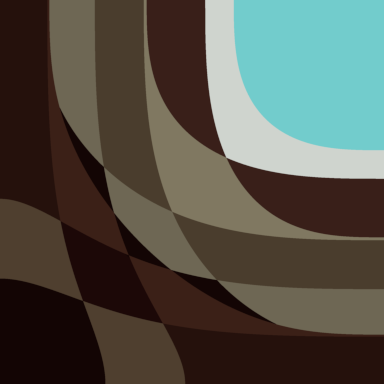
%> input picture hw6/code/image/source/Wall_776.png, 384 x 384 px, given in place of building.jpeg, which was not available
$ octave test_pmpde.m   (GNU Octave 9; MATLAB toolbox functions it lacks are replaced by stand-ins)
%> lines starting %> are read from the running program, lines starting %| are printed output that depends on the picture; pictures that were not available may be replaced by others from this repository, and a replacement may not be noted
### hw2/code/main.m
function u = main(image_path, lambda_weight, kernel_size, gaussian_sigma, result_image_path, options)
%> called with image_path = 'image/source/building.jpeg', lambda_weight = 1, kernel_size = 15, gaussian_sigma = 1.5, result_image_path = 'image/blurred/pm-building.png'
    % Options are:

    if nargin < 1
        image_path = 'image/source/comic.jpeg';
    end
    if nargin < 2
        lambda_weight = 1;
    end
    if nargin < 3
        kernel_size = 15;
    end
    if nargin < 4
        gaussian_sigma = 1.5;
    end
    if nargin < 5
        result_image_path = 'image/result/comic.jpeg';
    end
    if nargin < 6
        options = struct();
    end

    addpath lib
    addpath solvers

    kernel = fspecial('gaussian', [1, 1] * kernel_size, gaussian_sigma);
    f_truth = double(imread(image_path));

    noise_sigma = max(max(max(f_truth))) * default(options, 'noise_level', 0.01);
%> noise_sigma = 2.12
    boundaryCondition = default(options, 'boundary_cond', 'replicate');
    blurFunc = @(x) imfilter(x, kernel, boundaryCondition);

    if default(options, 'blur', false)
        f = blurFunc(f_truth) + noise_sigma*randn(size(f_truth));
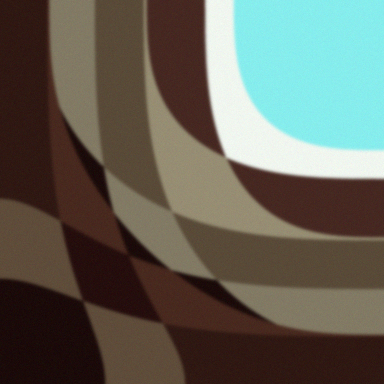
%> f: size 384x384x3 double; mean R, G, B 82.4, 81.8, 72.5; mean of the top-left, top-right, bottom-left and bottom-right quarters 56.5, 161.6, 41, 56.5; drawn with min black and max white
        if default(options, 'blur_only', false)
            imwrite(uint8(f), result_image_path);
            return
        end
        if default(options, 'show', false)
            % figure; imshow(uint8([f_truth f])), title('Before recovered\newlineTruth - Blurred');
        end
    else
        f = f_truth;
        if isfield(options, 'truth_path')
            f_truth = double(imread(options.truth_path));
        end
        if default(options, 'show', false)
            % figure; imshow(uint8(f)), title('Blurred');
        end
    end

    solver_handle = str2func(default(options, 'solver', 'defsolver'));

    tic
    channelN = size(f, 3);
    shape = size(f);
    shape(3) = min([channelN, default(options, 'channels', channelN)]);
    f_truth = f_truth(:, :, 1:shape(3));
    f = f(:, :, 1:shape(3));
    u = zeros(shape, 'uint8');

    clipCount = default(options, 'solver_clip_count', 5);
    options.solver_clip_count = clipCount;
    cshape = shape; cshape(2) = cshape(2) * clipCount;
    clips = zeros(cshape, 'uint8');

    for i = 1:shape(3)
        options.solver_psnrFunc = @(x) psnr(x, f_truth(:, :, i));
        fprintf('Processing the %d channel...\n', i);
        [out1, out2] = solver_handle(f(:, :, i), blurFunc, lambda_weight, options);
        u(:, :, i) = uint8(out1);
        clips(:, :, i) = uint8(out2);
    end
    toc

    if default(options, 'show', false)
        figure; imshow([f_truth f u]), title('Truth - Blurred - Recovered');
        if isfield(options, 'three_compare')
            imwrite([f_truth f u], options.three_compare);
        end
        figure; imshow(clips), title('Intermediate results');
        if isfield(options, 'clip_save')
            imwrite(clips, options.clip_save);
        end
    end
    imwrite(u, result_image_path);

    % save(sprintf('%s.1.mat', image_path), 'u', 'f')
end

### hw1/code/lib/default.m
function value = default(s, key, def_value)
    if isfield(s, key)
        value = getfield(s, key);
    else
        value = def_value;
    end
end

### hw2/code/solvers/pmpde.m
function [f, clips] = pmpde(f, ~, ~, options)
    maxT = default(options, 'pde_maxTime', 10);
    dt = default(options, 'pde_dt', 0.5);
    boundCond = default(options, 'pde_boundary_condition', 'replicate');
    K = default(options, 'pde_K', 1);
    psnrFunc = default(options, 'solver_psnrFunc', @(x) nan);
    gradientLB = default(options, 'pde_gradient_lb', 1);
    clipCount = default(options, 'solver_clip_count', 5);
    lambda = default(options, 'pde_lambda', 0);

    itr = 1;
    time = dt;

    shape = size(f); clips = zeros([shape(1) shape(2)*clipCount]);
    clipdt = maxT / clipCount - 1e-6; clipIndex = 0;
    while time <= maxT + 1e-6
        [fx, fy, fxx, fxy, fyy] = derivative(f, boundCond);
        gradient_fsq = fx.^2 + fy.^2;
        gradient_fsq = max(gradient_fsq, gradientLB);
        fnn = (fx.^2 .* fxx + 2 .* fx.*fy.*fxy + fy.^2 .* fyy) ./ gradient_fsq;
        ftt = fxx + fyy - fnn;
        laplacian_f = fxx + fyy;
        rhs = cFunc(gradient_fsq, K) .* ftt + bFunc(gradient_fsq, K) .* fnn + lambda * laplacian_f;
        f = f + dt * rhs;

        if time >= (clipIndex+1)*clipdt
            clips(:, clipIndex*shape(2)+1:(clipIndex+1)*shape(2)) = f;
            clipIndex = clipIndex + 1;
        end

        fprintf('Itr % 3d, PSNR %.2f.\n', itr, psnrFunc(f));
        itr = itr + 1;
        time = time + dt;
    end
end

function c = cFunc(s, K)
    c = 1 ./ (1+s/K);
end

% [4 lines left out: function bFunc, not called in this run]

### hw2/code/test_pmpde.m
addpath lib
options = struct();

%% Buidling - General Test
% [6 lines of commented-out code are left out]

%% Comic - General Test
% [6 lines of commented-out code are left out]

%% Butterfly - General Test
% [6 lines of commented-out code are left out]

%% Bird - General Test
% [6 lines of commented-out code are left out]

%% Building - Long T Test
options.noise_level = 0.01;
options.pde_maxTime = 40;
options.pde_dt = 0.4;
options.pde_K = 10;
options.clip_save = true;
innerTest('building', 'jpeg', options)

%% Building - Long T Test
% [6 lines of commented-out code are left out]

%%
function innerTest(p1name, p2name, options_ori)
    %% Generate a noised picture
    options = struct();
    options.blur = true;
    options.blur_only = true;
    options.noise_level = default(options_ori, 'noise_level', 0.05);

    image_path = sprintf('image/source/%s.%s', p1name, p2name);
    lambda_weight = 1;
    kernel_size = 15;
    gaussian_sigma = 1.5;
    result_image_path = sprintf('image/blurred/pm-%s.png', p1name);

    main(image_path, lambda_weight, kernel_size, gaussian_sigma, result_image_path, options);

    %% Denoise and Deblur the picture by pm pde
    options = options_ori;
    options.blur = false;
    options.show = true;
    options.channels = 3;
    options.truth_path = sprintf('image/source/%s.%s', p1name, p2name);
    options.solver = 'pmpde';

    options.pde_gradient_lb = 10;
    options.solver_clip_count = 4;

    if default(options, 'clip_save', false)
        options.clip_save = sprintf('../doc/plot/pm-%s-%s.png', p1name, num2str(options.noise_level));
    end

    if default(options, 'three_compare', false)
        options.three_compare = sprintf('../doc/plot/pm-result-%s-%s.png', p1name, num2str(options.noise_level));
    end

    image_path = sprintf('image/blurred/pm-%s.png', p1name);
    lambda_weight = 1;
    kernel_size = 1;
    gaussian_sigma = 1;
    result_image_path = sprintf('image/result/pm-%s.png', p1name);

    main(image_path, lambda_weight, kernel_size, gaussian_sigma, result_image_path, options);
%> call 2 of main, with image_path = 'image/blurred/pm-building.png', lambda_weight = 1, kernel_size = 1, gaussian_sigma = 1, result_image_path = 'image/result/pm-building.png'
%> in main (call 2), `noise_sigma = max(max(max(f_truth))) * default(options, 'noise_level',..`: noise_sigma = 2.2
%> the loop in main (call 2), `for i = 1:shape(3)` made 3 passes
%> pass 1, in main (call 2), `[out1, out2] = solver_handle(f(:, :, i), blurFunc, lambda_weight, opti..`:
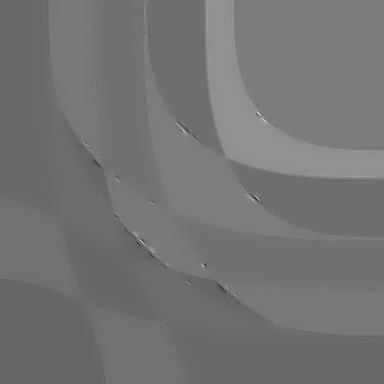
%> out1: size 384x384 double; min -402.2, max 666.2, mean 82.5; drawn with min black and max white
%> pass 1, in main (call 2), `[out1, out2] = solver_handle(f(:, :, i), blurFunc, lambda_weight, opti..`:
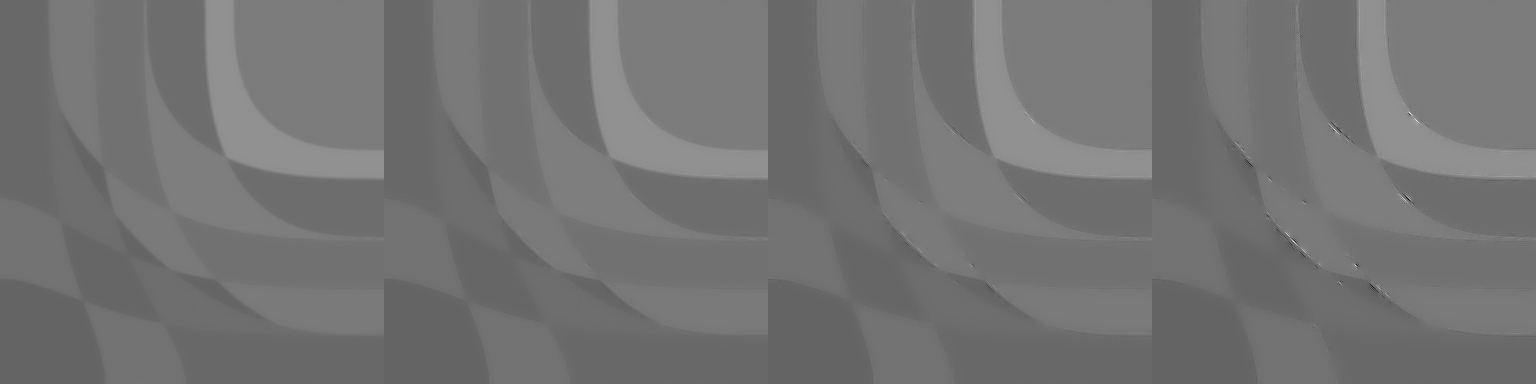
%> out2: size 384x1536 double; min -402.2, max 666.2, mean 82.4; drawn with min black and max white
%> pass 2, in main (call 2), `[out1, out2] = solver_handle(f(:, :, i), blurFunc, lambda_weight, opti..`:
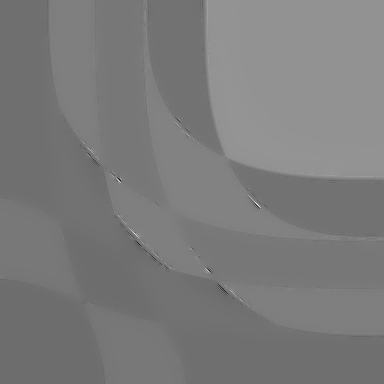
%> out1: size 384x384 double; min -576.5, max 781.2, mean 81.7; drawn with min black and max white
%> after the loop in main (call 2), `for i = 1:shape(3)`:
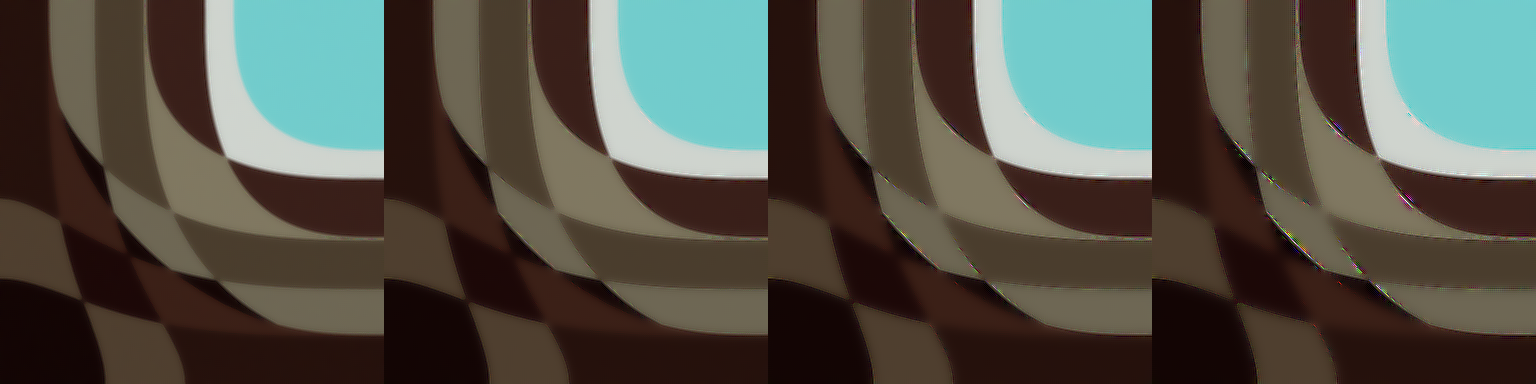
%> clips: size 384x1536x3 uint8; mean R, G, B 82.5, 81.8, 72.6
%> after the loop in main (call 2), `for i = 1:shape(3)`:
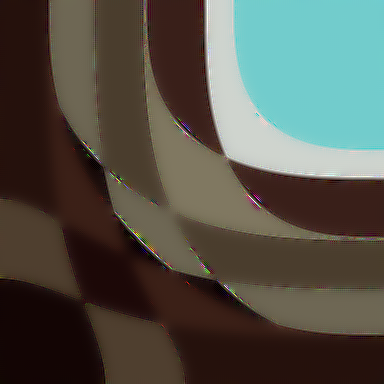
%> u: size 384x384x3 uint8; mean R, G, B 82.5, 81.8, 72.7
%> after the loop in main (call 2), `for i = 1:shape(3)`: options = {noise_level 0.01, pde_maxTime 40, pde_dt 0.4, pde_K 10, blur false, show true}
%> in main (call 2), `imshow([f_truth f u])`:
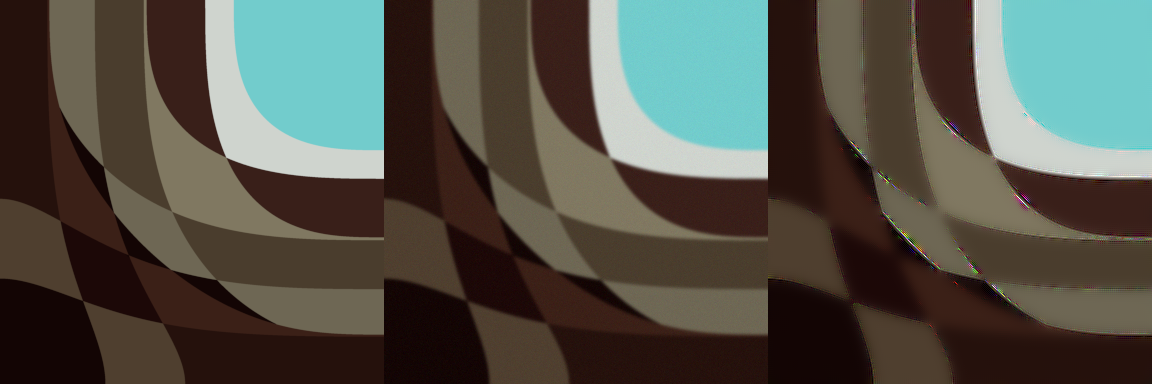
%> displayed picture: size 384x1152x3, on the screen's scale of 0 to 255; mean R, G, B 82.5, 81.8, 72.6
end

$ run again, on hw6/code/image/source/Wall_834.png
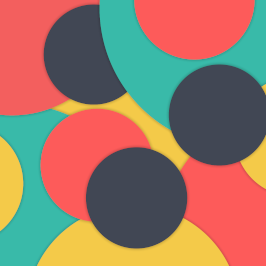
%> input picture hw6/code/image/source/Wall_834.png, 266 x 266 px, given in place of building.jpeg, which was not available
%> noise_sigma = 2.53
%> noise_sigma = 2.55
%> after the loop in main (call 2), `for i = 1:shape(3)`:
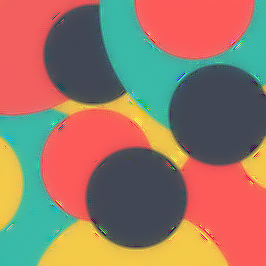
%> u: size 266x266x3 uint8; mean R, G, B 153, 119.6, 101.8
%> after the loop in main (call 2), `for i = 1:shape(3)`: options = {noise_level 0.01, pde_maxTime 40, pde_dt 0.4, pde_K 10, blur false, show true}
%> in main (call 2), `imshow([f_truth f u])`:
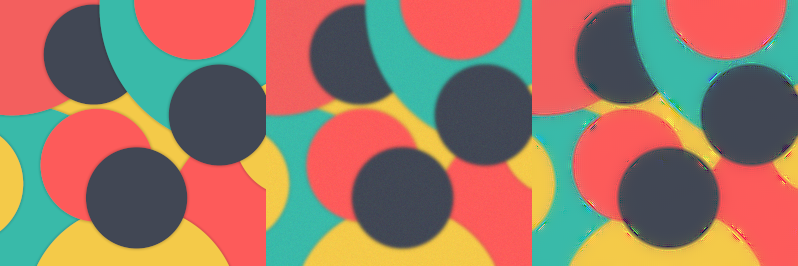
%> displayed picture: size 266x798x3, on the screen's scale of 0 to 255; mean R, G, B 153.1, 119.5, 101.7
